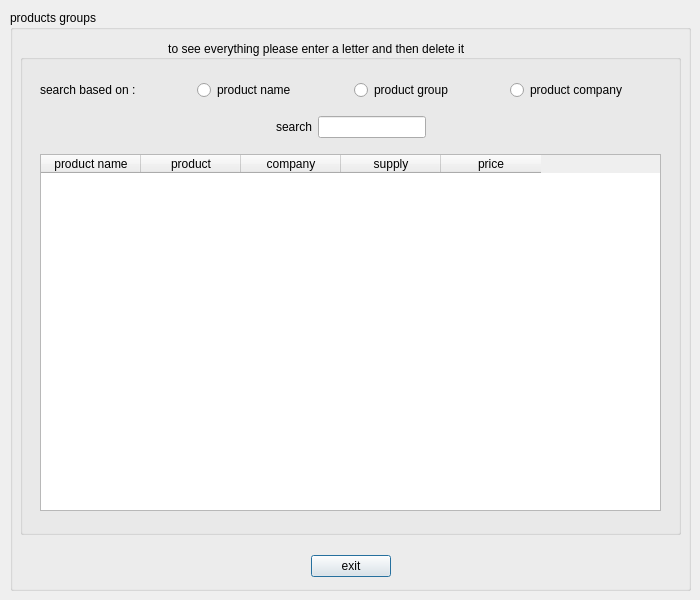
<?xml version="1.0" encoding="UTF-8"?>
<ui version="4.0">
 <class>asearchg</class>
 <widget class="QDialog" name="asearchg">
  <property name="geometry">
   <rect>
    <x>0</x>
    <y>0</y>
    <width>700</width>
    <height>600</height>
   </rect>
  </property>
  <property name="sizePolicy">
   <sizepolicy hsizetype="Fixed" vsizetype="Fixed">
    <horstretch>0</horstretch>
    <verstretch>0</verstretch>
   </sizepolicy>
  </property>
  <property name="maximumSize">
   <size>
    <width>700</width>
    <height>600</height>
   </size>
  </property>
  <property name="windowTitle">
   <string>Dialog</string>
  </property>
  <widget class="QGroupBox" name="groupBox">
   <property name="geometry">
    <rect>
     <x>10</x>
     <y>10</y>
     <width>681</width>
     <height>581</height>
    </rect>
   </property>
   <property name="title">
    <string>products groups</string>
   </property>
   <widget class="QWidget" name="back1" native="true">
    <property name="geometry">
     <rect>
      <x>0</x>
      <y>20</y>
      <width>681</width>
      <height>561</height>
     </rect>
    </property>
    <property name="styleSheet">
     <string notr="true">#back1
{
	border-image: url(:/new/prefix4/abstract.jpg);
}</string>
    </property>
    <layout class="QVBoxLayout" name="verticalLayout_5">
     <property name="leftMargin">
      <number>5</number>
     </property>
     <property name="topMargin">
      <number>5</number>
     </property>
     <property name="rightMargin">
      <number>5</number>
     </property>
     <property name="bottomMargin">
      <number>5</number>
     </property>
     <item>
      <layout class="QHBoxLayout" name="horizontalLayout_3">
       <property name="leftMargin">
        <number>5</number>
       </property>
       <property name="topMargin">
        <number>5</number>
       </property>
       <property name="rightMargin">
        <number>5</number>
       </property>
       <property name="bottomMargin">
        <number>5</number>
       </property>
       <item>
        <widget class="QGroupBox" name="groupBox_2">
         <property name="styleSheet">
          <string notr="true">color:black;</string>
         </property>
         <property name="title">
          <string>                                            to see everything please enter a letter and then delete it</string>
         </property>
         <widget class="QWidget" name="verticalLayoutWidget">
          <property name="geometry">
           <rect>
            <x>10</x>
            <y>30</y>
            <width>641</width>
            <height>451</height>
           </rect>
          </property>
          <layout class="QVBoxLayout" name="verticalLayout">
           <property name="leftMargin">
            <number>5</number>
           </property>
           <property name="topMargin">
            <number>5</number>
           </property>
           <property name="rightMargin">
            <number>5</number>
           </property>
           <property name="bottomMargin">
            <number>5</number>
           </property>
           <item>
            <layout class="QHBoxLayout" name="horizontalLayout_2">
             <property name="leftMargin">
              <number>5</number>
             </property>
             <property name="topMargin">
              <number>5</number>
             </property>
             <property name="rightMargin">
              <number>5</number>
             </property>
             <property name="bottomMargin">
              <number>5</number>
             </property>
             <item>
              <widget class="QLabel" name="label">
               <property name="text">
                <string>search based on :</string>
               </property>
              </widget>
             </item>
             <item>
              <widget class="QRadioButton" name="product">
               <property name="text">
                <string>product name</string>
               </property>
              </widget>
             </item>
             <item>
              <widget class="QRadioButton" name="group">
               <property name="text">
                <string>product group</string>
               </property>
              </widget>
             </item>
             <item>
              <widget class="QRadioButton" name="company">
               <property name="text">
                <string>product company</string>
               </property>
              </widget>
             </item>
            </layout>
           </item>
           <item>
            <layout class="QHBoxLayout" name="horizontalLayout">
             <property name="leftMargin">
              <number>5</number>
             </property>
             <property name="topMargin">
              <number>5</number>
             </property>
             <property name="rightMargin">
              <number>5</number>
             </property>
             <property name="bottomMargin">
              <number>5</number>
             </property>
             <item>
              <spacer name="horizontalSpacer_4">
               <property name="orientation">
                <enum>Qt::Horizontal</enum>
               </property>
               <property name="sizeHint" stdset="0">
                <size>
                 <width>40</width>
                 <height>20</height>
                </size>
               </property>
              </spacer>
             </item>
             <item>
              <widget class="QLabel" name="search">
               <property name="sizePolicy">
                <sizepolicy hsizetype="Fixed" vsizetype="Fixed">
                 <horstretch>0</horstretch>
                 <verstretch>0</verstretch>
                </sizepolicy>
               </property>
               <property name="maximumSize">
                <size>
                 <width>40</width>
                 <height>40</height>
                </size>
               </property>
               <property name="text">
                <string>search</string>
               </property>
              </widget>
             </item>
             <item>
              <widget class="QLineEdit" name="searchline">
               <property name="sizePolicy">
                <sizepolicy hsizetype="Fixed" vsizetype="Fixed">
                 <horstretch>0</horstretch>
                 <verstretch>0</verstretch>
                </sizepolicy>
               </property>
               <property name="maximumSize">
                <size>
                 <width>200</width>
                 <height>16777215</height>
                </size>
               </property>
              </widget>
             </item>
             <item>
              <spacer name="horizontalSpacer_5">
               <property name="orientation">
                <enum>Qt::Horizontal</enum>
               </property>
               <property name="sizeHint" stdset="0">
                <size>
                 <width>40</width>
                 <height>20</height>
                </size>
               </property>
              </spacer>
             </item>
            </layout>
           </item>
           <item>
            <widget class="QWidget" name="horizontalWidget_2" native="true">
             <layout class="QHBoxLayout" name="horizontalLayout_13">
              <property name="leftMargin">
               <number>5</number>
              </property>
              <property name="topMargin">
               <number>5</number>
              </property>
              <property name="rightMargin">
               <number>5</number>
              </property>
              <property name="bottomMargin">
               <number>5</number>
              </property>
              <item>
               <widget class="QTableWidget" name="showg">
                <property name="iconSize">
                 <size>
                  <width>0</width>
                  <height>0</height>
                 </size>
                </property>
                <column>
                 <property name="text">
                  <string>product name</string>
                 </property>
                </column>
                <column>
                 <property name="text">
                  <string>product</string>
                 </property>
                </column>
                <column>
                 <property name="text">
                  <string>company</string>
                 </property>
                </column>
                <column>
                 <property name="text">
                  <string>supply</string>
                 </property>
                </column>
                <column>
                 <property name="text">
                  <string>price</string>
                 </property>
                </column>
               </widget>
              </item>
             </layout>
            </widget>
           </item>
          </layout>
         </widget>
        </widget>
       </item>
      </layout>
     </item>
     <item>
      <widget class="QWidget" name="horizontalWidget_3" native="true">
       <property name="sizePolicy">
        <sizepolicy hsizetype="Fixed" vsizetype="Fixed">
         <horstretch>0</horstretch>
         <verstretch>0</verstretch>
        </sizepolicy>
       </property>
       <property name="maximumSize">
        <size>
         <width>800</width>
         <height>40</height>
        </size>
       </property>
       <layout class="QHBoxLayout" name="horizontalLayout_4">
        <property name="leftMargin">
         <number>5</number>
        </property>
        <property name="topMargin">
         <number>5</number>
        </property>
        <property name="rightMargin">
         <number>5</number>
        </property>
        <property name="bottomMargin">
         <number>5</number>
        </property>
        <item>
         <spacer name="horizontalSpacer_8">
          <property name="orientation">
           <enum>Qt::Horizontal</enum>
          </property>
          <property name="sizeHint" stdset="0">
           <size>
            <width>40</width>
            <height>20</height>
           </size>
          </property>
         </spacer>
        </item>
        <item>
         <widget class="QPushButton" name="cancel">
          <property name="text">
           <string>exit</string>
          </property>
         </widget>
        </item>
        <item>
         <spacer name="horizontalSpacer">
          <property name="orientation">
           <enum>Qt::Horizontal</enum>
          </property>
          <property name="sizeHint" stdset="0">
           <size>
            <width>40</width>
            <height>20</height>
           </size>
          </property>
         </spacer>
        </item>
       </layout>
      </widget>
     </item>
    </layout>
   </widget>
  </widget>
 </widget>
 <resources/>
 <connections/>
</ui>
